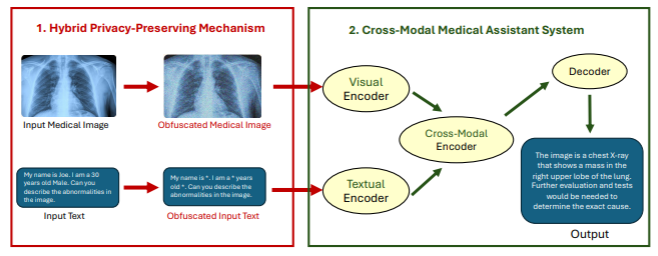
#> input picture images/Framework.png, 658 x 256 px; its folder holds only this picture in this run
$ python image-obfus.py
#> lines starting #> are read from the running program, lines starting #| are printed output that depends on the picture
#> in obfuscate_images, image is the input picture: shape (256, 658, 3); mean B, G, R 218.9, 217.9, 211.4
import os
import cv2
import numpy as np

def add_noise_to_image(image):
    """
    Adds random Gaussian noise to an image.
    """
    row, col, ch = image.shape
#> row = 256; col = 658; ch = 3
    mean = 0
    var = 0.1
    sigma = var ** 0.5
    gauss = np.random.normal(mean, sigma, (row, col, ch))
    noisy_image = image + gauss * 255
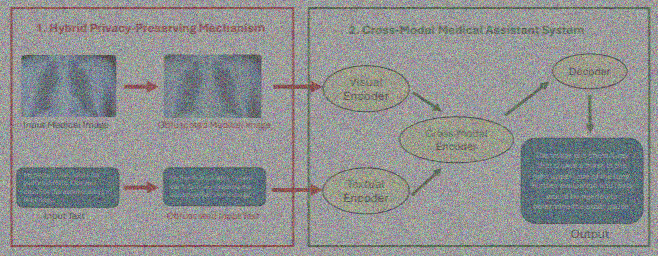
#> noisy_image: shape (256, 658, 3) float64; mean B, G, R 219.1, 218.3, 211.4; drawn with min black and max white
    noisy_image = np.clip(noisy_image, 0, 255).astype(np.uint8)
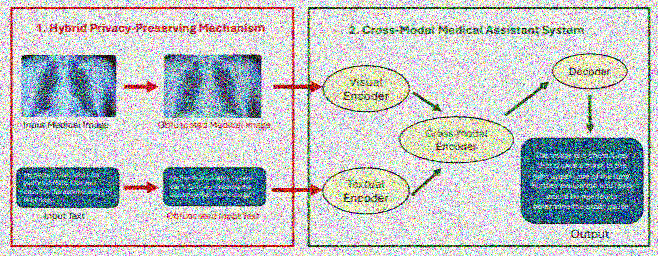
#> noisy_image: shape (256, 658, 3); mean B, G, R 196.5, 195, 189.7
    return noisy_image

def obfuscate_images(input_folder, output_folder):
    """
    Obfuscates all images in the input folder by adding noise and saves them in the output folder.
    """
    if not os.path.exists(output_folder):
        os.makedirs(output_folder)

    for filename in os.listdir(input_folder):
        if filename.endswith(('.png', '.jpg', '.jpeg', '.bmp', '.tiff', '.dcm')):
            img_path = os.path.join(input_folder, filename)
            image = cv2.imread(img_path)

            if image is not None:
                obfuscated_image = add_noise_to_image(image)
                output_path = os.path.join(output_folder, filename)
                cv2.imwrite(output_path, obfuscated_image)
                print(f"Processed and saved: {output_path}")
            else:
                print(f"Could not open image: {img_path}")

if __name__ == "__main__":
    input_folder = "images"
    output_folder = "obfus-images"
    obfuscate_images(input_folder, output_folder)

$ run again, on images/pathology.jpg
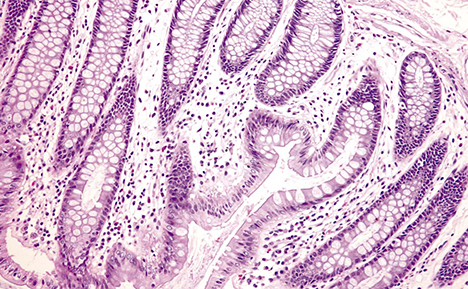
#> input picture images/pathology.jpg, 468 x 289 px
#> in obfuscate_images, image is the input picture: shape (289, 468, 3); mean B, G, R 208.4, 184.3, 215.2
#> in add_noise_to_image, `noisy_image = image + gauss * 255`:
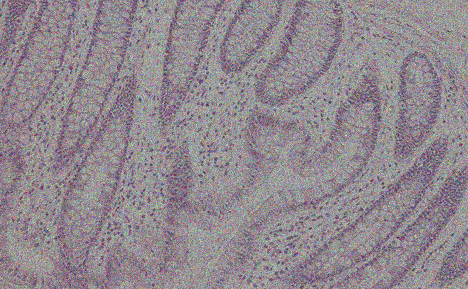
#> noisy_image: shape (289, 468, 3) float64; mean B, G, R 208.4, 184.8, 215.4; drawn with min black and max white
#> in add_noise_to_image, `noisy_image = np.clip(noisy_image, 0, 255).astype(np.uint8)`:
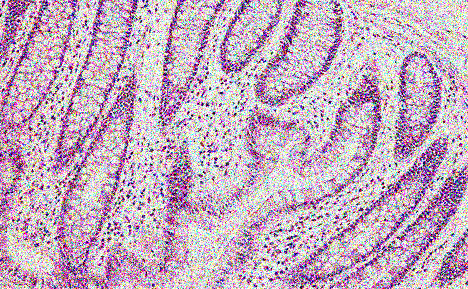
#> noisy_image: shape (289, 468, 3); mean B, G, R 191.3, 172.2, 195.6
